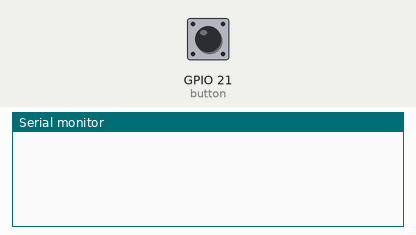
The program below on a simulated ESP32. Parts: the last lines printed to the serial monitor. The test bench sets the inputs (shaded band); at power-on: GPIO 21 (button) HIGH.

Above: at 1.2 s.
1.3 s: GPIO 21 (button) pulled LOW for 0.15 s
At 2.3 s:
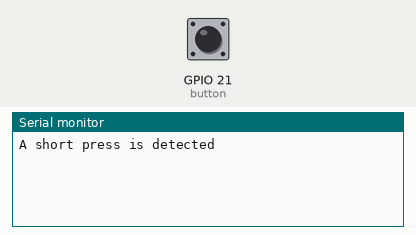
3.0 s: GPIO 21 (button) pulled LOW for 3.2 s
At 7.6 s:
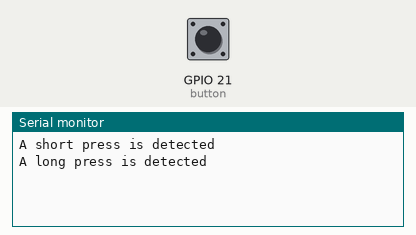

The program:

main.cpp
```cpp
#include <Arduino.h>

#include <ezButton.h>

#define SHORT_PRESS_TIME 1000 // 1000 milliseconds
#define LONG_PRESS_TIME  1000 // 1000 milliseconds

ezButton button(21); // create ezButton object that attach to pin GIOP21

unsigned long pressedTime  = 0;
unsigned long releasedTime = 0;

void setup() {
  Serial.begin(9600);
  button.setDebounceTime(50); // set debounce time to 50 milliseconds
}

void loop() {
  button.loop(); // MUST call the loop() function first

  if (button.isPressed())
    pressedTime = millis();

  if (button.isReleased()) {
    releasedTime = millis();

    long pressDuration = releasedTime - pressedTime;

    if ( pressDuration < SHORT_PRESS_TIME )
      Serial.println("A short press is detected");

    if ( pressDuration > LONG_PRESS_TIME )
      Serial.println("A long press is detected");
  }
}
```

Measured:
- after the input at 1.3 s, the serial monitor: prints a new line after 0.20 s (image 1)
- after the input at 3.0 s, the serial monitor: prints a new line after 3.3 s (image 2)
